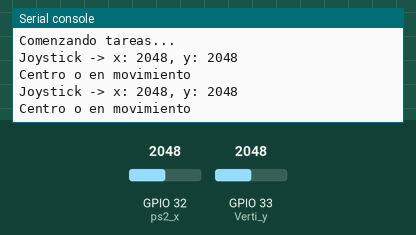
This program was run on a simulated ESP32 board running MicroPython. Shown: the last lines printed to the serial console. The inputs (shaded band) are chosen by the test bench; at power-on: GPIO 32 (ps2_x) = 2048, GPIO 33 (Verti_y) = 2048 (analog values on the 0–4095 scale). WiFi joins after 1.5 s.

Above: at 3.3 s.
3.4 s: GPIO 32 (ps2_x) set to 111
At 4.7 s:
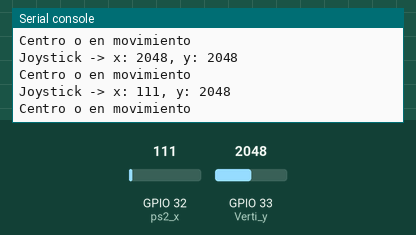
4.9 s: GPIO 32 (ps2_x) set to 89
At 5.9 s:
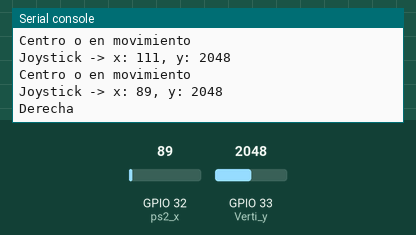
7.6 s: GPIO 33 (Verti_y) set to 111
At 8.9 s:
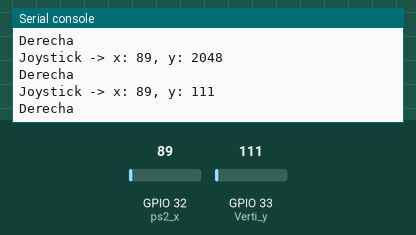
9.1 s: GPIO 33 (Verti_y) set to 95
At 9.9 s:
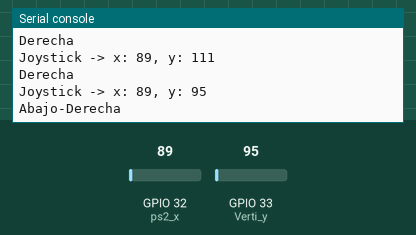
Timing chart, 0 to 12.1 s (numbered marks = the images above; inputs shaded):
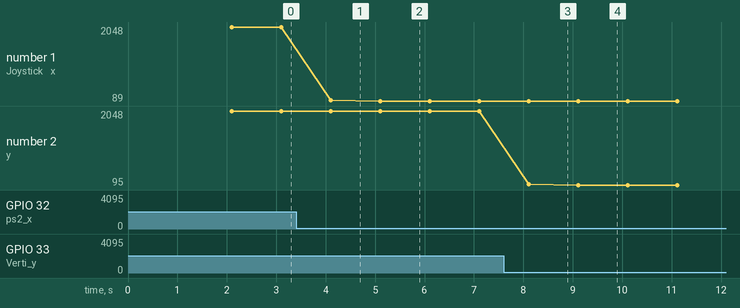

The program:

client_joystick_wifi.py
```python
import uasyncio as asyncio
from machine import ADC, Pin
import network
import espnow
import socket
import time
# Configurar la ESP32 como cliente
sta = network.WLAN(network.STA_IF)
sta.active(True)
sta.connect("IOTNET_2.4", "10T@ATC_")

# Esperar hasta que se conecte
while not sta.isconnected():
    print("Intentando conectar a la red...")
    time.sleep(1)

print("Conectado a la red con IP:", sta.ifconfig()[0])

e = socket.socket(socket.AF_INET, socket.SOCK_STREAM)
e.connect(('192.168.2.26', 8080))  # Cambia 'IP_del_Servidor' por la IP de la ESP32 servidor

# Configurar los pines ADC para leer los valores del joystick
Verti_y = ADC(Pin(33))
Verti_y.atten(ADC.ATTN_11DB)

ps2_x = ADC(Pin(32))
ps2_x.atten(ADC.ATTN_11DB)

# Variables compartidas y evento para la sincronización
joystick_data = {"x": 0, "y": 0}
data_event = asyncio.Event()

# Función para verificar las esquinas
def verificar_esquina(x, y):
    if x > 4000 and y > 4000:
        return "Arriba-Izquierda"
    elif x < 100 and y < 100:
        return "Abajo-Derecha"
    elif x > 4000 and y < 100:
        return "Abajo-Izquierda"
    elif x < 100 and y > 4000:
        return "Arriba-Derecha"
    elif y < 100 :
        return "Abajo"
    elif y  > 4000 :
        return "Arriba"
    elif x < 100 :
        return "Derecha"
    elif x  > 4000 :
        return "Izquierda"
    else:
        return "Centro o en movimiento"
# Tarea para leer el joystick
async def leer_joystick():
    global joystick_data
    while True:
        rec_x = ps2_x.read()
        rec_y = Verti_y.read()
        joystick_data["x"] = rec_x
        joystick_data["y"] = rec_y
        print(f"Joystick -> x: {rec_x}, y: {rec_y}")
        print(verificar_esquina(rec_x, rec_y))

        # Disparar el evento indicando que hay nuevos datos
        data_event.set()
        await asyncio.sleep(1)  # Leer cada 100 ms

# Tarea para enviar datos por ESP-NOW
async def enviar_datos():
    while True:
        # Esperar hasta que haya datos nuevos
        await data_event.wait()
        data_event.clear()  # Limpiar el evento después de procesarlo

        # Enviar los datos por ESP-NOW

        mensaje = "x:{} y:{}".format(joystick_data["x"], joystick_data["y"])
        #mensaje = verificar_esquina(rec_x, rec_y)
        e.send(mensaje)
        #print(f"Enviado -> {mensaje}")

        await asyncio.sleep(1)  # Intervalo opcional

# Tarea principal
async def main():
    e.send( "Starting...")  # Mensaje inicial
    print("Comenzando tareas...")

    # Crear tareas asincrónicas
    tarea_joystick = asyncio.create_task(leer_joystick())
    tarea_envio = asyncio.create_task(enviar_datos())

    # Mantener la ejecución
    await asyncio.gather(tarea_joystick, tarea_envio)

# Ejecutar el bucle principal de asyncio
try:
    asyncio.run(main())
except KeyboardInterrupt:
    e.send( b'end')  # Envía el mensaje final
    e.close()
    print("Programa terminado.")
```

Measured:
- the behaviour switches between 100 and 99 on GPIO 32 (ps2_x) (found by bisection; images 1 and 2)
- the behaviour switches between 100 and 99 on GPIO 33 (Verti_y) (found by bisection; images 3 and 4)
- after the input at 3.4 s, the serial console: prints a new line after 0.70 s (image 1)
- after the input at 4.9 s, the serial console: prints a new line after 0.21 s (image 2)
- after the input at 7.6 s, the serial console: prints a new line after 0.51 s (image 3)
- after the input at 9.1 s, the serial console: prints a new line at once (image 4)
- plotted number 1: 2048 → 111 after the input at 3.4 s, 111 → 89 after the input at 4.9 s
- plotted number 2: 2048 → 111 after the input at 7.6 s, 111 → 95 after the input at 9.1 s
